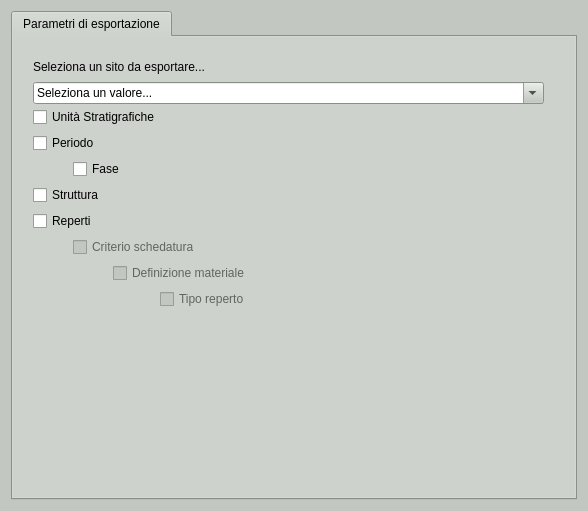
<?xml version="1.0" encoding="UTF-8"?>
<ui version="4.0">
 <class>Dialog_dir_exp</class>
 <widget class="QDialog" name="Dialog_dir_exp">
  <property name="windowModality">
   <enum>Qt::NonModal</enum>
  </property>
  <property name="enabled">
   <bool>true</bool>
  </property>
  <property name="geometry">
   <rect>
    <x>0</x>
    <y>0</y>
    <width>588</width>
    <height>511</height>
   </rect>
  </property>
  <property name="minimumSize">
   <size>
    <width>450</width>
    <height>279</height>
   </size>
  </property>
  <property name="maximumSize">
   <size>
    <width>1000</width>
    <height>1000</height>
   </size>
  </property>
  <property name="palette">
   <palette>
    <active>
     <colorrole role="WindowText">
      <brush brushstyle="SolidPattern">
       <color alpha="255">
        <red>0</red>
        <green>0</green>
        <blue>0</blue>
       </color>
      </brush>
     </colorrole>
     <colorrole role="Button">
      <brush brushstyle="SolidPattern">
       <color alpha="255">
        <red>194</red>
        <green>200</green>
        <blue>193</blue>
       </color>
      </brush>
     </colorrole>
     <colorrole role="Light">
      <brush brushstyle="SolidPattern">
       <color alpha="255">
        <red>255</red>
        <green>255</green>
        <blue>255</blue>
       </color>
      </brush>
     </colorrole>
     <colorrole role="Midlight">
      <brush brushstyle="SolidPattern">
       <color alpha="255">
        <red>224</red>
        <green>227</green>
        <blue>224</blue>
       </color>
      </brush>
     </colorrole>
     <colorrole role="Dark">
      <brush brushstyle="SolidPattern">
       <color alpha="255">
        <red>97</red>
        <green>100</green>
        <blue>96</blue>
       </color>
      </brush>
     </colorrole>
     <colorrole role="Mid">
      <brush brushstyle="SolidPattern">
       <color alpha="255">
        <red>129</red>
        <green>133</green>
        <blue>129</blue>
       </color>
      </brush>
     </colorrole>
     <colorrole role="Text">
      <brush brushstyle="SolidPattern">
       <color alpha="255">
        <red>0</red>
        <green>0</green>
        <blue>0</blue>
       </color>
      </brush>
     </colorrole>
     <colorrole role="BrightText">
      <brush brushstyle="SolidPattern">
       <color alpha="255">
        <red>255</red>
        <green>255</green>
        <blue>255</blue>
       </color>
      </brush>
     </colorrole>
     <colorrole role="ButtonText">
      <brush brushstyle="SolidPattern">
       <color alpha="255">
        <red>0</red>
        <green>0</green>
        <blue>0</blue>
       </color>
      </brush>
     </colorrole>
     <colorrole role="Base">
      <brush brushstyle="SolidPattern">
       <color alpha="255">
        <red>255</red>
        <green>255</green>
        <blue>255</blue>
       </color>
      </brush>
     </colorrole>
     <colorrole role="Window">
      <brush brushstyle="SolidPattern">
       <color alpha="255">
        <red>194</red>
        <green>200</green>
        <blue>193</blue>
       </color>
      </brush>
     </colorrole>
     <colorrole role="Shadow">
      <brush brushstyle="SolidPattern">
       <color alpha="255">
        <red>0</red>
        <green>0</green>
        <blue>0</blue>
       </color>
      </brush>
     </colorrole>
     <colorrole role="AlternateBase">
      <brush brushstyle="SolidPattern">
       <color alpha="255">
        <red>224</red>
        <green>227</green>
        <blue>224</blue>
       </color>
      </brush>
     </colorrole>
     <colorrole role="ToolTipBase">
      <brush brushstyle="SolidPattern">
       <color alpha="255">
        <red>255</red>
        <green>255</green>
        <blue>220</blue>
       </color>
      </brush>
     </colorrole>
     <colorrole role="ToolTipText">
      <brush brushstyle="SolidPattern">
       <color alpha="255">
        <red>0</red>
        <green>0</green>
        <blue>0</blue>
       </color>
      </brush>
     </colorrole>
    </active>
    <inactive>
     <colorrole role="WindowText">
      <brush brushstyle="SolidPattern">
       <color alpha="255">
        <red>0</red>
        <green>0</green>
        <blue>0</blue>
       </color>
      </brush>
     </colorrole>
     <colorrole role="Button">
      <brush brushstyle="SolidPattern">
       <color alpha="255">
        <red>194</red>
        <green>200</green>
        <blue>193</blue>
       </color>
      </brush>
     </colorrole>
     <colorrole role="Light">
      <brush brushstyle="SolidPattern">
       <color alpha="255">
        <red>255</red>
        <green>255</green>
        <blue>255</blue>
       </color>
      </brush>
     </colorrole>
     <colorrole role="Midlight">
      <brush brushstyle="SolidPattern">
       <color alpha="255">
        <red>224</red>
        <green>227</green>
        <blue>224</blue>
       </color>
      </brush>
     </colorrole>
     <colorrole role="Dark">
      <brush brushstyle="SolidPattern">
       <color alpha="255">
        <red>97</red>
        <green>100</green>
        <blue>96</blue>
       </color>
      </brush>
     </colorrole>
     <colorrole role="Mid">
      <brush brushstyle="SolidPattern">
       <color alpha="255">
        <red>129</red>
        <green>133</green>
        <blue>129</blue>
       </color>
      </brush>
     </colorrole>
     <colorrole role="Text">
      <brush brushstyle="SolidPattern">
       <color alpha="255">
        <red>0</red>
        <green>0</green>
        <blue>0</blue>
       </color>
      </brush>
     </colorrole>
     <colorrole role="BrightText">
      <brush brushstyle="SolidPattern">
       <color alpha="255">
        <red>255</red>
        <green>255</green>
        <blue>255</blue>
       </color>
      </brush>
     </colorrole>
     <colorrole role="ButtonText">
      <brush brushstyle="SolidPattern">
       <color alpha="255">
        <red>0</red>
        <green>0</green>
        <blue>0</blue>
       </color>
      </brush>
     </colorrole>
     <colorrole role="Base">
      <brush brushstyle="SolidPattern">
       <color alpha="255">
        <red>255</red>
        <green>255</green>
        <blue>255</blue>
       </color>
      </brush>
     </colorrole>
     <colorrole role="Window">
      <brush brushstyle="SolidPattern">
       <color alpha="255">
        <red>194</red>
        <green>200</green>
        <blue>193</blue>
       </color>
      </brush>
     </colorrole>
     <colorrole role="Shadow">
      <brush brushstyle="SolidPattern">
       <color alpha="255">
        <red>0</red>
        <green>0</green>
        <blue>0</blue>
       </color>
      </brush>
     </colorrole>
     <colorrole role="AlternateBase">
      <brush brushstyle="SolidPattern">
       <color alpha="255">
        <red>224</red>
        <green>227</green>
        <blue>224</blue>
       </color>
      </brush>
     </colorrole>
     <colorrole role="ToolTipBase">
      <brush brushstyle="SolidPattern">
       <color alpha="255">
        <red>255</red>
        <green>255</green>
        <blue>220</blue>
       </color>
      </brush>
     </colorrole>
     <colorrole role="ToolTipText">
      <brush brushstyle="SolidPattern">
       <color alpha="255">
        <red>0</red>
        <green>0</green>
        <blue>0</blue>
       </color>
      </brush>
     </colorrole>
    </inactive>
    <disabled>
     <colorrole role="WindowText">
      <brush brushstyle="SolidPattern">
       <color alpha="255">
        <red>97</red>
        <green>100</green>
        <blue>96</blue>
       </color>
      </brush>
     </colorrole>
     <colorrole role="Button">
      <brush brushstyle="SolidPattern">
       <color alpha="255">
        <red>194</red>
        <green>200</green>
        <blue>193</blue>
       </color>
      </brush>
     </colorrole>
     <colorrole role="Light">
      <brush brushstyle="SolidPattern">
       <color alpha="255">
        <red>255</red>
        <green>255</green>
        <blue>255</blue>
       </color>
      </brush>
     </colorrole>
     <colorrole role="Midlight">
      <brush brushstyle="SolidPattern">
       <color alpha="255">
        <red>224</red>
        <green>227</green>
        <blue>224</blue>
       </color>
      </brush>
     </colorrole>
     <colorrole role="Dark">
      <brush brushstyle="SolidPattern">
       <color alpha="255">
        <red>97</red>
        <green>100</green>
        <blue>96</blue>
       </color>
      </brush>
     </colorrole>
     <colorrole role="Mid">
      <brush brushstyle="SolidPattern">
       <color alpha="255">
        <red>129</red>
        <green>133</green>
        <blue>129</blue>
       </color>
      </brush>
     </colorrole>
     <colorrole role="Text">
      <brush brushstyle="SolidPattern">
       <color alpha="255">
        <red>97</red>
        <green>100</green>
        <blue>96</blue>
       </color>
      </brush>
     </colorrole>
     <colorrole role="BrightText">
      <brush brushstyle="SolidPattern">
       <color alpha="255">
        <red>255</red>
        <green>255</green>
        <blue>255</blue>
       </color>
      </brush>
     </colorrole>
     <colorrole role="ButtonText">
      <brush brushstyle="SolidPattern">
       <color alpha="255">
        <red>97</red>
        <green>100</green>
        <blue>96</blue>
       </color>
      </brush>
     </colorrole>
     <colorrole role="Base">
      <brush brushstyle="SolidPattern">
       <color alpha="255">
        <red>194</red>
        <green>200</green>
        <blue>193</blue>
       </color>
      </brush>
     </colorrole>
     <colorrole role="Window">
      <brush brushstyle="SolidPattern">
       <color alpha="255">
        <red>194</red>
        <green>200</green>
        <blue>193</blue>
       </color>
      </brush>
     </colorrole>
     <colorrole role="Shadow">
      <brush brushstyle="SolidPattern">
       <color alpha="255">
        <red>0</red>
        <green>0</green>
        <blue>0</blue>
       </color>
      </brush>
     </colorrole>
     <colorrole role="AlternateBase">
      <brush brushstyle="SolidPattern">
       <color alpha="255">
        <red>194</red>
        <green>200</green>
        <blue>193</blue>
       </color>
      </brush>
     </colorrole>
     <colorrole role="ToolTipBase">
      <brush brushstyle="SolidPattern">
       <color alpha="255">
        <red>255</red>
        <green>255</green>
        <blue>220</blue>
       </color>
      </brush>
     </colorrole>
     <colorrole role="ToolTipText">
      <brush brushstyle="SolidPattern">
       <color alpha="255">
        <red>0</red>
        <green>0</green>
        <blue>0</blue>
       </color>
      </brush>
     </colorrole>
    </disabled>
   </palette>
  </property>
  <property name="cursor">
   <cursorShape>PointingHandCursor</cursorShape>
  </property>
  <property name="windowTitle">
   <string>Impostazioni del sistema</string>
  </property>
  <property name="windowIcon">
   <iconset>
    <normaloff>:/icons/directoryExp.png</normaloff>:/icons/directoryExp.png</iconset>
  </property>
  <layout class="QGridLayout" name="gridLayout_2">
   <item row="0" column="0">
    <widget class="QTabWidget" name="tabWidget">
     <property name="sizePolicy">
      <sizepolicy hsizetype="Expanding" vsizetype="Expanding">
       <horstretch>200</horstretch>
       <verstretch>200</verstretch>
      </sizepolicy>
     </property>
     <property name="currentIndex">
      <number>0</number>
     </property>
     <widget class="QWidget" name="tab">
      <attribute name="title">
       <string>Parametri di esportazione</string>
      </attribute>
      <widget class="QWidget" name="layoutWidget">
       <property name="geometry">
        <rect>
         <x>20</x>
         <y>20</y>
         <width>511</width>
         <height>47</height>
        </rect>
       </property>
       <layout class="QVBoxLayout" name="verticalLayout">
        <item>
         <widget class="QLabel" name="label">
          <property name="text">
           <string>Seleziona un sito da esportare...</string>
          </property>
         </widget>
        </item>
        <item>
         <widget class="QComboBox" name="comboBox_sito">
          <property name="enabled">
           <bool>true</bool>
          </property>
          <property name="mouseTracking">
           <bool>false</bool>
          </property>
          <property name="contextMenuPolicy">
           <enum>Qt::DefaultContextMenu</enum>
          </property>
          <property name="acceptDrops">
           <bool>false</bool>
          </property>
          <property name="editable">
           <bool>true</bool>
          </property>
          <property name="duplicatesEnabled">
           <bool>false</bool>
          </property>
          <property name="frame">
           <bool>true</bool>
          </property>
          <item>
           <property name="text">
            <string>Seleziona un valore...</string>
           </property>
          </item>
         </widget>
        </item>
       </layout>
      </widget>
      <widget class="QWidget" name="layoutWidget">
       <property name="geometry">
        <rect>
         <x>20</x>
         <y>70</y>
         <width>391</width>
         <height>223</height>
        </rect>
       </property>
       <layout class="QGridLayout" name="gridLayout">
        <property name="sizeConstraint">
         <enum>QLayout::SetFixedSize</enum>
        </property>
        <item row="7" column="0" colspan="5">
         <layout class="QHBoxLayout" name="horizontalLayout">
          <item>
           <spacer name="horizontalSpacer_4">
            <property name="orientation">
             <enum>Qt::Horizontal</enum>
            </property>
            <property name="sizeType">
             <enum>QSizePolicy::Expanding</enum>
            </property>
            <property name="sizeHint" stdset="0">
             <size>
              <width>120</width>
              <height>20</height>
             </size>
            </property>
           </spacer>
          </item>
          <item>
           <widget class="QCheckBox" name="checkBox_tipo_reperto">
            <property name="enabled">
             <bool>false</bool>
            </property>
            <property name="text">
             <string>Tipo reperto</string>
            </property>
           </widget>
          </item>
         </layout>
        </item>
        <item row="2" column="0" colspan="3">
         <layout class="QHBoxLayout" name="horizontalLayout_4">
          <item>
           <spacer name="horizontalSpacer">
            <property name="orientation">
             <enum>Qt::Horizontal</enum>
            </property>
            <property name="sizeType">
             <enum>QSizePolicy::Preferred</enum>
            </property>
            <property name="sizeHint" stdset="0">
             <size>
              <width>40</width>
              <height>20</height>
             </size>
            </property>
           </spacer>
          </item>
          <item>
           <widget class="QCheckBox" name="checkBox_fase">
            <property name="text">
             <string>Fase</string>
            </property>
           </widget>
          </item>
         </layout>
        </item>
        <item row="5" column="0" colspan="5">
         <layout class="QHBoxLayout" name="horizontalLayout_5">
          <item>
           <layout class="QHBoxLayout" name="horizontalLayout_3">
            <item>
             <spacer name="horizontalSpacer_2">
              <property name="orientation">
               <enum>Qt::Horizontal</enum>
              </property>
              <property name="sizeHint" stdset="0">
               <size>
                <width>40</width>
                <height>20</height>
               </size>
              </property>
             </spacer>
            </item>
            <item>
             <widget class="QCheckBox" name="checkBox_criterio_schedatura">
              <property name="enabled">
               <bool>false</bool>
              </property>
              <property name="text">
               <string>Criterio schedatura</string>
              </property>
             </widget>
            </item>
           </layout>
          </item>
          <item>
           <spacer name="horizontalSpacer_5">
            <property name="orientation">
             <enum>Qt::Horizontal</enum>
            </property>
            <property name="sizeHint" stdset="0">
             <size>
              <width>40</width>
              <height>20</height>
             </size>
            </property>
           </spacer>
          </item>
         </layout>
        </item>
        <item row="6" column="0" colspan="5">
         <layout class="QHBoxLayout" name="horizontalLayout_2">
          <item>
           <spacer name="horizontalSpacer_3">
            <property name="orientation">
             <enum>Qt::Horizontal</enum>
            </property>
            <property name="sizeType">
             <enum>QSizePolicy::Minimum</enum>
            </property>
            <property name="sizeHint" stdset="0">
             <size>
              <width>80</width>
              <height>20</height>
             </size>
            </property>
           </spacer>
          </item>
          <item>
           <widget class="QCheckBox" name="checkBox_definizione_materiale">
            <property name="enabled">
             <bool>false</bool>
            </property>
            <property name="text">
             <string>Definizione materiale</string>
            </property>
           </widget>
          </item>
         </layout>
        </item>
        <item row="6" column="5">
         <spacer name="horizontalSpacer_12">
          <property name="orientation">
           <enum>Qt::Horizontal</enum>
          </property>
          <property name="sizeHint" stdset="0">
           <size>
            <width>170</width>
            <height>20</height>
           </size>
          </property>
         </spacer>
        </item>
        <item row="4" column="2" colspan="4">
         <spacer name="horizontalSpacer_10">
          <property name="orientation">
           <enum>Qt::Horizontal</enum>
          </property>
          <property name="sizeHint" stdset="0">
           <size>
            <width>438</width>
            <height>20</height>
           </size>
          </property>
         </spacer>
        </item>
        <item row="1" column="0">
         <widget class="QCheckBox" name="checkBox_periodo">
          <property name="text">
           <string>Periodo</string>
          </property>
         </widget>
        </item>
        <item row="0" column="0" colspan="4">
         <widget class="QCheckBox" name="checkBox_US">
          <property name="text">
           <string>Unità Stratigrafiche</string>
          </property>
         </widget>
        </item>
        <item row="3" column="0" colspan="2">
         <widget class="QCheckBox" name="checkBox_struttura">
          <property name="text">
           <string>Struttura</string>
          </property>
         </widget>
        </item>
        <item row="0" column="4" colspan="2">
         <spacer name="horizontalSpacer_6">
          <property name="orientation">
           <enum>Qt::Horizontal</enum>
          </property>
          <property name="sizeHint" stdset="0">
           <size>
            <width>388</width>
            <height>20</height>
           </size>
          </property>
         </spacer>
        </item>
        <item row="4" column="0" colspan="2">
         <widget class="QCheckBox" name="checkBox_reperti">
          <property name="text">
           <string>Reperti</string>
          </property>
         </widget>
        </item>
        <item row="2" column="3" colspan="3">
         <spacer name="horizontalSpacer_8">
          <property name="orientation">
           <enum>Qt::Horizontal</enum>
          </property>
          <property name="sizeHint" stdset="0">
           <size>
            <width>408</width>
            <height>20</height>
           </size>
          </property>
         </spacer>
        </item>
        <item row="3" column="2" colspan="4">
         <spacer name="horizontalSpacer_9">
          <property name="orientation">
           <enum>Qt::Horizontal</enum>
          </property>
          <property name="sizeHint" stdset="0">
           <size>
            <width>438</width>
            <height>20</height>
           </size>
          </property>
         </spacer>
        </item>
        <item row="5" column="5">
         <spacer name="horizontalSpacer_11">
          <property name="orientation">
           <enum>Qt::Horizontal</enum>
          </property>
          <property name="sizeHint" stdset="0">
           <size>
            <width>288</width>
            <height>20</height>
           </size>
          </property>
         </spacer>
        </item>
        <item row="1" column="1" colspan="5">
         <spacer name="horizontalSpacer_7">
          <property name="orientation">
           <enum>Qt::Horizontal</enum>
          </property>
          <property name="sizeHint" stdset="0">
           <size>
            <width>448</width>
            <height>20</height>
           </size>
          </property>
         </spacer>
        </item>
        <item row="7" column="5">
         <spacer name="horizontalSpacer_13">
          <property name="orientation">
           <enum>Qt::Horizontal</enum>
          </property>
          <property name="sizeHint" stdset="0">
           <size>
            <width>288</width>
            <height>20</height>
           </size>
          </property>
         </spacer>
        </item>
       </layout>
      </widget>
     </widget>
    </widget>
   </item>
  </layout>
 </widget>
 <resources>
  <include location="resources.qrc"/>
 </resources>
 <connections/>
</ui>
